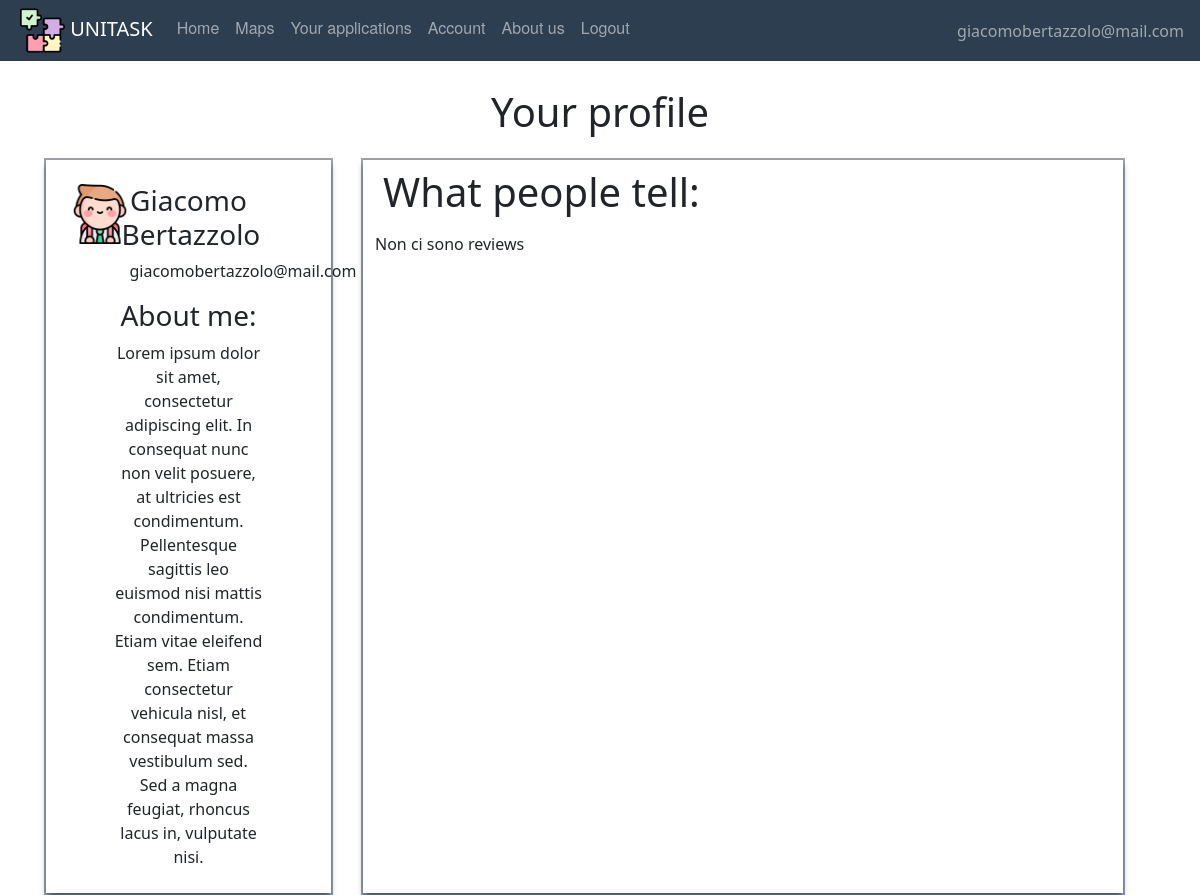
Page /account (signed in) on the earlier database version.
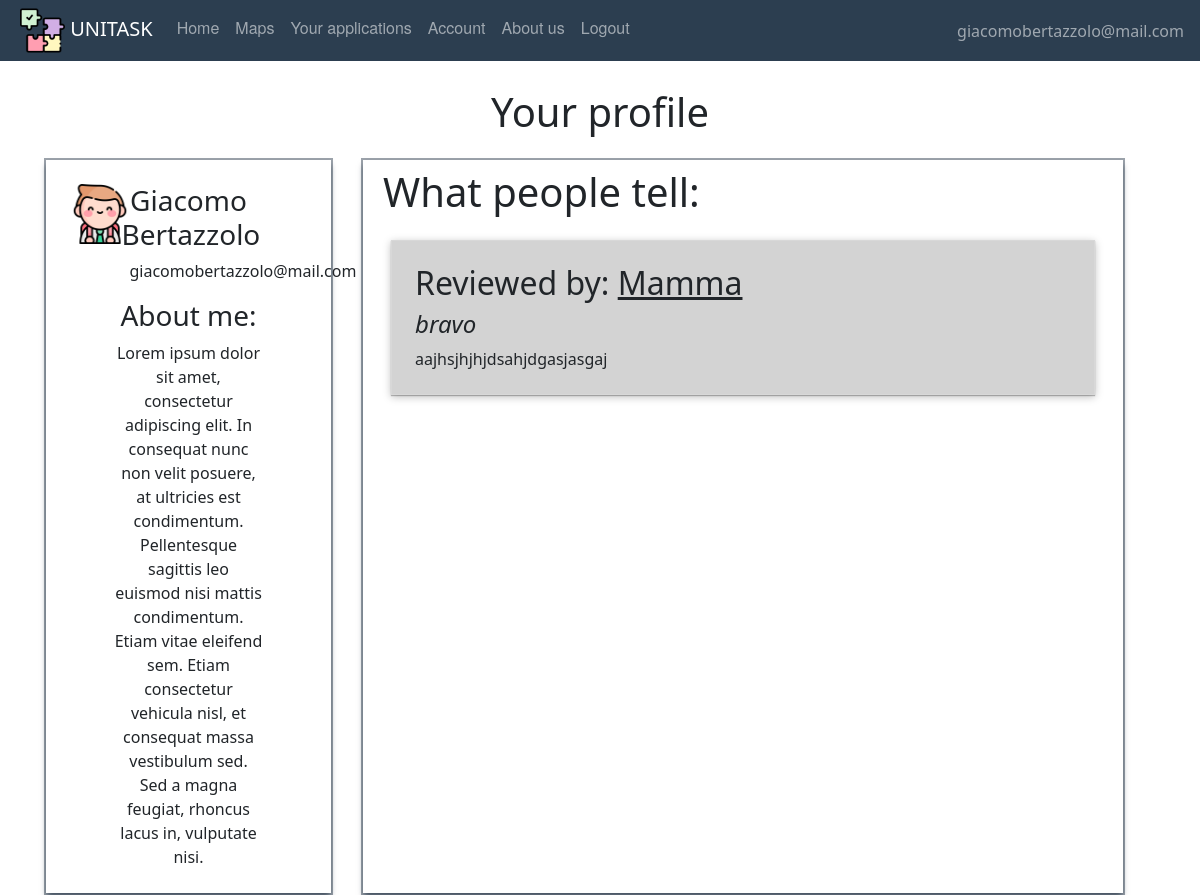
Same page on the later database version.
### website/models.py (models this page shows)
class User(db.Model, UserMixin):
    id = db.Column(db.Integer, primary_key=True)
    email = db.Column(db.String(150), unique=True)
    password = db.Column(db.String(150))
    first_name = db.Column(db.String(150))
    surname = db.Column(db.String(150))
    description = db.Column(db.String(200))
    type = db.Column(db.String(20))
    reviewsposted = db.relationship('Review', foreign_keys='Review.id_reviewer',
                                    backref='author')
    reviewsreceived = db.relationship('Review', foreign_keys='Review.id_reviewed',
                                      backref='received')
    __mapper_args__ = {
        'polymorphic_on': type,
        'polymorphic_identity': 'user',
    }

class Review(db.Model, UserMixin):
    id = db.Column(db.Integer, primary_key=True)
    title = db.Column(db.String(150))
    text = db.Column(db.String(150))
    date = db.Column(db.DateTime(timezone=True), default=func.now)
    id_reviewer = db.Column(db.Integer, db.ForeignKey('user.id'))
    id_reviewed = db.Column(db.Integer, db.ForeignKey('user.id'))
    task_id = db.Column(db.Integer, db.ForeignKey('offer.id'))

### website/user/routes.py (the view)
@users.route('/account')
def account():
    return render_template("User/account.html", user=current_user)

### website/templates/user/account.html (shortened to what this page needs)
{% extends "base.html" %}
{% block content%}
    <br />
    <h1 align = "center">Your profile</h1>
    <div class="container">
        <div class="row">
            <div align="center" class="col-3 profile-box m-3 p-4">
                <div class="row">
                    <div class="col-2">
                        {% if user.type=='student'%}
                            <img align="left" width="60" height="60" alt="usertype" src="/static/images/pic/student.png"/>
                        {% elif user.type=='adult'%}
                            <img align="left" width="60" height="60" alt="usertype" src="/static/images/pic/worker.png"/>
                        {% endif %}
                    </div>
                    <div class="col-8">
                        <h3 class="px-2">{{user.first_name}} {{ user.surname }}</h3>
                        <p class="px-3">{{ user.email }}</p>
                        <h3>About me:</h3>
                        <div>
                            {% if user.description != None %}
                                {{ user.description }}
                            {% else %}
                                You didn't add a description
                            {% endif %}
                        </div>
                    </div>
                </div>
            </div>
            <div  class="col-8 reviews-box m-3">
                <h1 align="left" class="p-2">What people tell: </h1>
            {% if user.reviewsreceived|length !=0 %}
                {% for recens in user.reviewsreceived %}
                    <div class="box-review">
                        <h2>Reviewed by: <span class="review-author"> {{recens.author.first_name }}</span></h2>
                        <h4 class="review-title">{{ recens.title }}</h4>
                        {{ recens.text }}
                    </div>
                {% endfor %}
            {% else %}
            Non ci sono reviews
            {% endif %}
            </div>
        </div>
    </div>
{% endblock %}

### website/templates/base.html (shortened to what this page needs)
<!DOCTYPE html>
<html lang="">
  <head>
      <link href="/static/css/style.css" rel="stylesheet">
      <link href="https://cdn.jsdelivr.net/npm/bootstrap@5.0.2/dist/css/bootstrap.min.css" rel="stylesheet">
  </head>
  <body>
  <nav class="navbar fixed-top navbar-expand-lg navbar-dark">
    <ul class="navbar-nav mr-auto">
    <li>
    <a style="padding-left:1em;" class="navbar-brand" href="#">
        <img src="/static/images/pic/puzzle.png" width="45" height="45"/>
        UNITASK
    </a></li>
            {% if user.is_authenticated %}
                {% if user.type=='adult' %}
                    <li class="nav-item"><a class="nav-link" id="home" href="/">Home</a></li>
                    <li class="nav-item"><a class="nav-link" id="posttask" href="{{ url_for('adults.posttask') }}">Post a Task</a></li>
                    <li class="nav-item"><a class="nav-link" id="offer" href="{{ url_for('adults.taskpending') }}">Task Pending</a></li>
                    <li class="nav-item"><a class="nav-link" id="account" href="{{ url_for('users.account') }}">Account</a></li>
                    <li class="nav-item"><a class="nav-link" id="aboutus" href="{{ url_for('users.about_us') }}">About us</a></li>
                    <li class="nav-item"><a class="nav-link" id="logout" href="{{ url_for('auth.logout') }}">Logout</a></li>
                    {% elif user.type=='student' %}
                    <li class="nav-item"><a class="nav-link" id="offer" href="{{ url_for('students.offer') }}">Home</a></li>
                    <li class="nav-item"><a class="nav-link" id="maps" href="{{ url_for('students.maps') }}">Maps</a>
                    <li class="nav-item"><a class="nav-link" id="applications" href="{{ url_for('students.listapplications') }}">Your applications</a></li>
                    <li class="nav-item"><a class="nav-link" id="account" href="{{ url_for('users.account') }}">Account</a></li>
                    <li class="nav-item"><a class="nav-link" id="aboutus" href="{{ url_for('users.about_us') }}">About us</a></li>
                    <li class="nav-item"><a class="nav-link" id="logout" href="{{ url_for('auth.logout') }}">Logout</a></li>
                    {% endif %}
                </ul>
                <ul class="navbar-nav ms-auto">
                <li class="nav-item">
                    <span style="padding-right:1em;" class="navbar-text d-flex justify-content-end">
                     {{ user.email}}
                       </span>
                </li>
                </ul>
            {% endif %}
</nav>
    {% block content %}
    {% endblock %}
  </body>
</html>

### website/static/css/style.css (style rules this page uses)
body { padding-top:4em; }
.navbar { list-style-type: none; margin: 0; padding: 0; overflow: hidden; background-color: #2c3e50; }
.nav-link { display: block; color: white; text-align: center; padding: 14px 16px; text-decoration: none; font-family: "Helvetica Neue", Helvetica, Arial, sans-serif; }
.profile-box { box-shadow: rgba(6, 24, 44, 0.4) 0px 0px 0px 2px, rgba(6, 24, 44, 0.65) 0px 4px 6px -1px, rgba(255, 255, 255, 0.08) 0px 1px 0px inset; }
.reviews-box { box-shadow: rgba(6, 24, 44, 0.4) 0px 0px 0px 2px, rgba(6, 24, 44, 0.65) 0px 4px 6px -1px, rgba(255, 255, 255, 0.08) 0px 1px 0px inset; }
.review-author { text-decoration: underline; text-transform: capitalize; }
.review-title { font-style: italic; }
.box-review { background-color: lightgrey; box-shadow: rgba(0, 0, 0, 0.25) 0px 0.0625em 0.0625em, rgba(0, 0, 0, 0.25) 0px 0.125em 0.5em, rgba(255, 255, 255, 0.1) 0px 0px 0px 1px inset; margin:1em; padding: 1.5em; }

Differences in the rows shown:
added Review: author.first_name "Mamma", title "bravo", text "aajhsjhjhjdsahjdgasjasgaj"
Other differences:
text no longer shown: "Non ci sono reviews"
